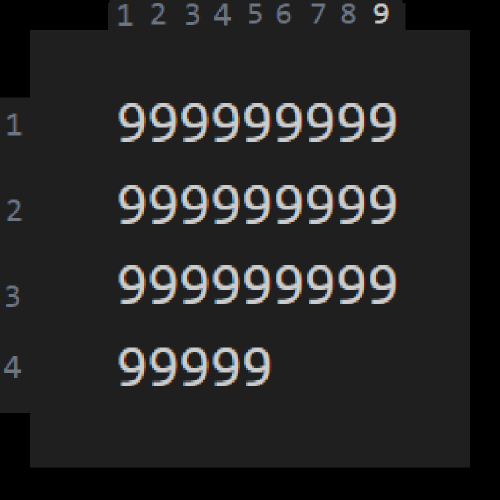
#> input picture collections/4-ASTEROID_TOWERS/99999999999999999999999999999999.png, 999 x 999 px (shown at 1/2 size)
$ python dominant_color.py
#> lines starting #> are read from the running program, lines starting #| are printed output that depends on the picture
#> the answer given: ../99999999999999999999999999999999.png
from PIL import Image
import numpy as np
from sklearn.cluster import KMeans
import os

def get_dominant_color(image_path, num_clusters=3):
#> called with image_path = '../99999999999999999999999999999999.png', num_clusters = 3
    try:
        # Load the image and convert to sRGB
        img = Image.open(image_path).convert('RGB')
        img = img.resize((50, 50))  # Resize to reduce computation
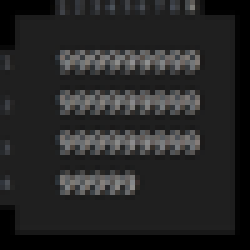
#> img: PIL image 50x50 RGB (shown 5 times larger); mean R, G, B 37.4, 37.4, 37.5
        data = np.array(img)
        data = data.reshape(-1, 3)
#> data = 2500 rows, first 8: [0, 0, 0], [0, 0, 0], [0, 0, 0], [0, 0, 0], [0, 0, 0], [0, 0, 0], [0, 0, 0], [0, 0, 0]

        # Cluster colors using K-means
        kmeans = KMeans(n_clusters=num_clusters)
        kmeans.fit(data)
        dominant_color = kmeans.cluster_centers_[np.argmax(np.bincount(kmeans.labels_))]

        # Normalize and convert to integer
        dominant_color = tuple(int(x) for x in dominant_color)
        return dominant_color
    except FileNotFoundError:
        print(f"No file found at {image_path}. Please check the path and try again.")
        return None

def find_closest_emoji(dominant_color):
    # Define emoji colors and corresponding emojis
    emojis = {
        (255, 0, 0): '🟥',      # Red
        (0, 128, 0): '🟩',      # Green
        (0, 0, 255): '🟦',      # Blue
        (255, 255, 0): '🟨',    # Yellow
        (255, 165, 0): '🟧',    # Orange
        (128, 0, 128): '🟪',    # Purple
        (0, 0, 0): '⬛',        # Black
        (255, 255, 255): '⬜',  # White
        (165, 42, 42): '🟫',    # Brown
        (128, 128, 128): '⬜',  # Grey
        (255, 192, 203): '🟥',  # Pink
        (0, 255, 255): '🟦',    # Cyan
        (255, 105, 180): '🟥',  # Hot Pink
        (75, 0, 130): '🟪'      # Indigo
    }

    # Find the closest emoji
    closest_emoji = min(emojis.keys(), key=lambda color: sum((s - q) ** 2 for s, q in zip(color, dominant_color)))
    return emojis[closest_emoji]

# Get user input for image path
image_path = input("Enter the path to your image: ")

# Validate file existence before proceeding
if os.path.exists(image_path):
    dominant_color = get_dominant_color(image_path)
    if dominant_color:
        emoji = find_closest_emoji(dominant_color)
        print(f"Dominant Color: {dominant_color}, Closest Emoji: {emoji}")
else:
    print("File does not exist. Please check the path and try again.")
